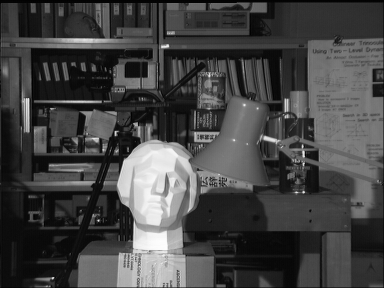
#> input picture data/exercise_5/left.jpg, 384 x 288 px
$ jupyter execute --allow-errors exercise_5.ipynb   (shell and % lines are left out)
#> lines starting #> are read from the running program, lines starting #| are printed output that depends on the picture
# Computer Vision
## Exercise Sheet 5: Correlation-based Stereo Vision
### Erhardt Barth / Christoph Linse / Manuel Laufer / Kathleen Anderson
Universität zu Lübeck, Institut für Neuro- und Bioinformatik

In case of questions, contact us via email: *{erhardt.barth, c.linse, m.laufer, k.anderson} @uni-luebeck.de*

## Note: Please insert the names of all participating students:

1.
2.
3.
4.
5.

[cell 1]
import sys, os
if 'google.colab' in sys.modules:
  if os.getcwd() == '/content':
    !git clone 'https://github.com/inb-luebeck/cs4250.git'
    os.chdir('cs4250')

[cell 2]
import cv2
import numpy as np
import matplotlib.pyplot as plt

#### Cross-correlation and Autocorrelation
*Cross correlation* is a standard way to estimate the degree of similarity (correlation) between two signals. For a discrete series it is defined as
$$\rho(dt)=\frac{\sum_{i}{[(x_i-\mu_{x})(y_{i+dt}-\mu_{y})]}}{\sqrt{\sum_{i}{(x_i-\mu_{x})^2}}\sqrt{\sum_{i}{(y_{i+dt}-\mu_{y})^2}}}$$
where $\rho$ denotes the *correlation coefficient*; $dt$ is the time shift, and $\mu_{x}$ and $\mu_{y}$ are the means of the two signals $x$ and $y$. The denominator normalizes the correlation coefficient such that $\rho \in [-1,1]$, the bounds indicate maximum correlation and $0$ means no correlation at all. The sums are only evaluated for indices where both $x_i$ and $y_{i+dt}$ exist.

When the correlation of a signal is computed against a temporally shifted version of itself, we call it *autocorrelation*, and define it as
$$\rho(dt)=\frac{\sum_{i}{[(x_i-\mu_{x})(x_{i+dt}-\mu_{x})]}}{(x_i-\mu_{x})^2}.$$

Cross-correlation can be used to determine the delay between two signals. In order to do this, we shift the second signal across a range of time shifts $[-dt, dt]$ and cross-correlate it with the first signal. The point of maximum correlation corresponds to the signal delay.

Write a Python function to calculate the cross-correlation between two signals for the range of delays $[-dt,dt]$.

The `ultrasound.npy` data file from the archive contains two ultrasound signals. Plot the two signals in one plot. Using the above algorithm, cross-correlate them to find the signal delay (using a maximum time shift of 100). Plot the values of the correlation coefficient for the given delay range.

[cell 3]
def cross_corr_seq(X, Y, dt):
    # returns the cross-correlation sequence over
    # the time shift range [-dt,dt]

    rho_seq=[]
    for t in np.arange(-dt, dt):
        rho = cross_corr(X, Y, t)
        rho_seq.append(rho)

    return np.array(rho_seq)

def cross_corr(X, Y, dt):
    # TODO: compute the correlation coeff. for time shift dt
    rho = -2.

    return rho

#> (a cell that did not finish here is left out)

#### Correlation-based stereo algorithms

In this exercise, we will deal with the first problem of stereo vision:  the *correspondence problem*. For each image point in the left image, we want to find the corresponding point in the right image which is the projection of the same 3D-point.

**Keep in mind**: x denotes the horizontal axis of an image, in a numpy matrix this is the second axis (column x). Accordingly, y is the vertical axis in an image, which is the first axis in a numpy matrix (row y).

Our basic assumption is that corresponding image regions are similar, i.e. correlated. For each image pixel in the left image we are searching for its best match in the right image (or vice versa). Matching only single pixels results in too many false positives, so we choose a neighborhood window around the pixel and correlate it with all candidate blocks in the right image to find its best match (*block matching*). We assume rectified images, i.e. the epipolar lines are aligned, so we only need to search along the horizontal direction.

Possible similarity measures for block matching:

* Sum of Squared Differences (SSD): $$D(x,y,dx,dy)=\sum_{(i,j)\in W_{x,y}}{[I_l(i,j)-I_r(i-dx, j-dy)]^2}$$
* Normalized Cross-correlation (NCC): $$D(x,y,dx,dy)=\frac{\sum_{(i,j) \in W_{x,y}}{I_l(i,j) I_r(i-dx, j-dy)} } {\sqrt{\sum_{(i,j)\in W_{x,y}}{I_{l}^{2} (i,j)} \sum_{(i,j)\in W_{x,y}}{I_{r}^{2}{(i-dx, j-dy)} } } }$$

where $W_{x,y}$ is the square window of a certain size centered around pixel $(x,y)$, $I_l$ and $I_r$ are the left and right intensity images, and $(dx, dy)$ are the horizontal and vertical *disparities* (shifted amounts). Note that $dx$ is zero as we are only searching for horizontal shifts.

The goal is to find for each pixel $(x,y)$ the disparity $(0,dy)$ that either minimizes the error (sum of squared differences) or maximizes the similarity (cross-correlation).
In order to do this, we need to search over a range of disparities up to an allowed maximum disparity.
The output is the so-called `disparity map`: a map where pixel intensities describe the relative depth of points within a scene.

Implement functions `stereo_corr_...(left, right, win_size, max_disp)` which returns the disparity map `disp_map` for the stereo image pair `left` and `right`, given a correlation window size `win_size` and an upper limit on the allowed disparity range `max_disp`. Implement both the SSD and NCC-based block matching and match from left to right (i.e., for each window in the left image, search in the right image, so that the disparity map is with respect to the left image).

Note: When coded as nested `for` loops in python, this can be very slow. Be creative about how you code this. Using **convolution** (e.g. `cv2.blur`) is one possibility.

Use the stereo image pair `left.jpg` and `right.jpg` in the archive to test your algorithm. You may assume that the images are rectified. Visualize the resulting disparity map with the `plt.imshow` command.

Experiment with the following and explain the effects:

* try out different window sizes (e.g. `win_size` 3, 5, 9, 11),
* try out different values of maximum disparity (e.g. 10, 16),
* compare the results obtained with SSD and NCC.

**Task**: Find an example where NCC clearly outperforms SDD.

[cell 5]
def stereo_corr_ssd(left, right, win_size, max_disp, use_convolution=False):
    """Computes the disparity map (from left to right) for a stereo image pair subject
    to a maximum allowed disparity using Sum of Squared Differences as
    similarity measure.
    It assumes rectified images (search only in the horizontal direction).

    In:
       left, right: the left and right images in the stereo pair
       win_size: correlation window size
       max_disp: upper bound on the allowed disparity
    Out:
       disparity_map: disparity map of the same size as the input
    """

    not_same_size = len([1 for x,y in zip(left.shape, right.shape) if x!=y]) > 0
    if not_same_size:
        raise ValueError('The images should have the same size.')

    height, width = left.shape[0], left.shape[1]

    # TODO: compute squared diff-based disparity map

    if use_convolution:
        pass
    else:
        pass


    for d in range(max_disp):
        if use_convolution:
            pass
        else:
            pass


    disparity_map = 42*np.ones((height, width))
    return disparity_map

[cell 6]
def stereo_corr_NCC(left, right, win_size, max_disp):
    """Computes the disparity map (from left to right) for a stereo image pair subject
    to a maximum allowed disparity using Normalized Cross-Correlation as
    similarity measure.
    It assumes rectified images (search only in the horizontal direction).

    In:
       left, right: the left and right images in the stereo pair
       win_size: correlation window size
       max_disp: upper bound on the allowed disparity
    Out:
       disparity_map: disparity map of the same size as the input
    """

    not_same_size = len([1 for x,y in zip(left.shape, right.shape) if x!=y]) > 0
    if not_same_size:
        raise ValueError('The images should have the same size.')

    height, width = left.shape[0], left.shape[1]

    # TODO: compute correlation-based disparity map

    disparity_map = 13*np.ones((height, width))
    return disparity_map

[cell 7]
# load images
left = cv2.cvtColor(cv2.imread('data/exercise_5/left.jpg'), cv2.COLOR_RGB2GRAY).astype('float32')/255.
#> left: shape (288, 384) float32; min 0, max 0.996, mean 0.268
right = cv2.cvtColor(cv2.imread('data/exercise_5/right.jpg'), cv2.COLOR_RGB2GRAY).astype('float32')/255.
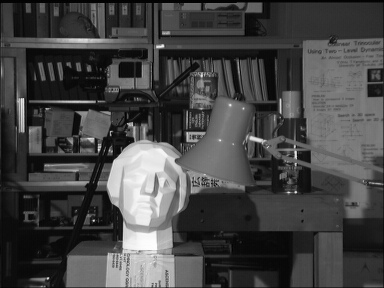
#> input picture data/exercise_5/right.jpg, 384 x 288 px
#> right: shape (288, 384) float32; min 0, max 0.996, mean 0.269

# TODO: define parameters
win_sizes_ = [3]
max_disps_ = [5]

for win_size in win_sizes_:
    for max_disp in max_disps_:
        disparity_map_ssd = stereo_corr_ssd(left, right, win_size, max_disp)
        disparity_map_NCC = stereo_corr_NCC(left, right, win_size, max_disp)

        _, ax = plt.subplots(1)
        ax.imshow(disparity_map_ssd)
        ax.set_title('SSD: win_size: {}, max_disp: {}'.format(win_size, max_disp))

        _, ax = plt.subplots(1)
        ax.imshow(disparity_map_NCC)
        ax.set_title('NCC: win_size: {}, max_disp: {}'.format(win_size, max_disp))
        plt.show()
#> this loop made 1 pass
#> pass 1, `plt.show()`:
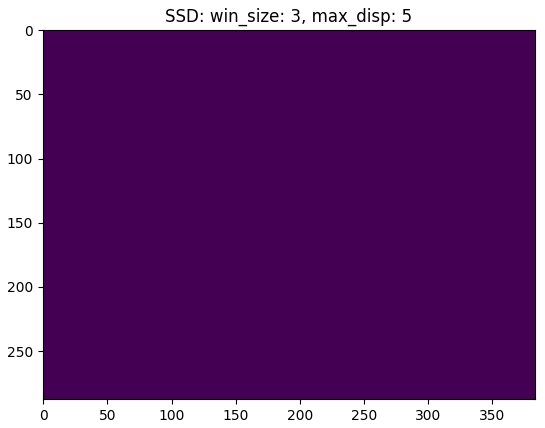
#> figure drawn by matplotlib, 1 panel
